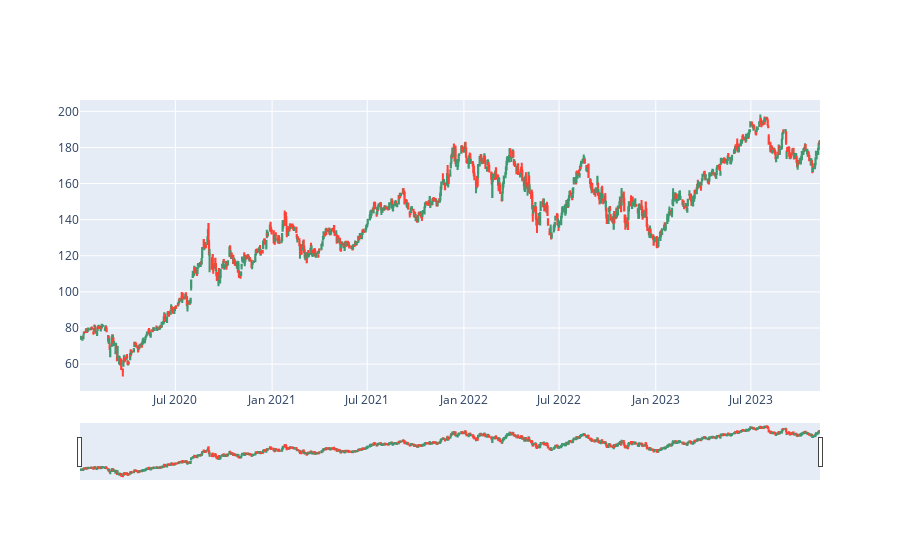

Source (notebook cell):
### Code cell
# https://coderzcolumn.com/tutorials/data-science/candlestick-chart-in-python-mplfinance-plotly-bokeh#2
import plotly.graph_objects as go
from datetime import datetime

df = aapl_df_2020_2023

fig = go.Figure(data=[go.Candlestick(x=df.index,
                open=df['Open'],
                high=df['High'],
                low=df['Low'],
                close=df['Close'])])

fig.show()

### Figure 1 — Plotly figure (JSON) as saved in the notebook; plotly's stock layout.template omitted (floating-point values rounded to 4 significant figures; data arrays with more than 128 entries replaced by an {"elided": "..."} marker saying what was removed)
{"data": [{"close": {"elided": "972 float values"}, "high": {"elided": "972 float values"}, "low": {"elided": "972 float values"}, "open": {"elided": "972 float values"}, "type": "candlestick", "x": {"elided": "972 str values"}}], "layout": {}}
